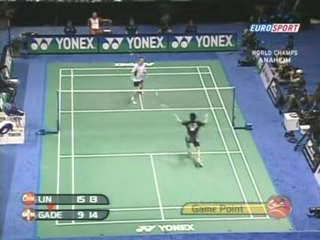
%> input picture labs/lab7/petergade.png, 321 x 240 px
$ octave main.m   (GNU Octave 9; MATLAB toolbox functions it lacks are replaced by stand-ins)
%> lines starting %> are read from the running program, lines starting %| are printed output that depends on the picture
### labs/lab7/Film.m
function [x,y,P,Lines]=Film(nFrames,Draw)
%> called with nFrames = 10, Draw = 1

if(Draw)
   close all
end


%[P,Lines]=Hus(Draw);
[P,Lines]=Hus;
nPoints=size(P,2);

x=zeros(nFrames,nPoints);
y=zeros(nFrames,nPoints);

Tfrom=[-10;-30;2];
Tto=[-30;-10;2];
T=zeros(3,nFrames);


for cFrame=1:nFrames
   alpha=(cFrame-1)/(nFrames-1);
   T(:,cFrame)=Tfrom+(Tto-Tfrom)*alpha+[-20;-20;-20]*(alpha*alpha-alpha);

   V=[1.5 1.2 2]+[0 0.1 0]*alpha+[1 0 0]*(alpha^2-alpha);
	R=Rot(V*pi);
   [x(cFrame,:),y(cFrame,:)]=Project(P,T(:,cFrame),R);
end

for cFrame=1:nFrames
  	alpha=(cFrame-1)/(nFrames-1);

   V=[1.5 1.2 2]+[0 0.1 0]*alpha+[1 0 0]*(alpha^2-alpha);
	R=Rot(V*pi);
	CamZ=-R(3,:);
end

if(Draw)
	for cFrame=1:nFrames
		figure
		DrawProjFigure(x(cFrame,:),y(cFrame,:),Lines)
   end
%> this loop made 10 passes
%> pass 1, in Film, `DrawProjFigure(x(cFrame,:),y(cFrame,:),Lines)`:
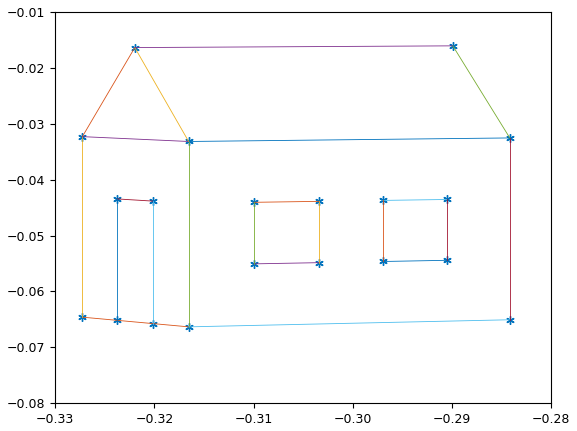
%> figure redrawn from the program's plot data
%> pass 2, in Film, `DrawProjFigure(x(cFrame,:),y(cFrame,:),Lines)`:
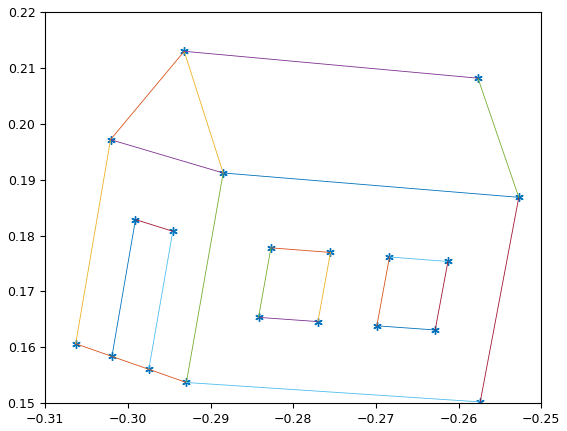
%> figure redrawn from the program's plot data
end


function [x,y]=Project(P,t,R)
temp=[R,-R*t]*[P;ones(1,size(P,2))];
x=temp(1,:)./temp(3,:);
y=temp(2,:)./temp(3,:);


function [P,Lines]=Hus()

P=[
   0 0 0
   0 1 0
   0 1 1
   0 0 1			%4
   1 0 0
   1 0 1			%6
   0 0.5 1.5
   1 0.5 1.5	%8
   0 1/3 0
   0 1/3 2/3
   0 2/3 0
   0 2/3 2/3	%12
   1/5 0 2/3
   2/5 0 2/3
   1/5 0 1/3
   2/5 0 1/3	%16
   3/5 0 2/3
   4/5 0 2/3
   3/5 0 1/3
   4/5 0 1/3	%20
];

%scale building
P=[1 0 0
   0 1 0
   0 0 1
   ]*P';

Lines=[
   1 2
   2 3
   3 4
   4 1
   1 5
   5 6
   6 4
   3 7
   4 7
   7 8
   6 8
   9 10
   10 12
   12 11
   13 14
   14 16
   16 15
   15 13
   17 18
   18 20
   20 19
   19 17
];

Lines=Lines';


function R=Rot(V);

c=cos(V);
s=sin(V);

R=zeros(3,3);

R(1,1)=c(2)*c(3);
R(2,1)=-c(2)*s(3);
R(3,1)=s(2);
R(1,2)=c(1)*s(3)+s(1)*s(2)*c(3);
R(2,2)=c(1)*c(3)-s(1)*s(2)*s(3);
R(3,2)=-s(1)*c(2);
R(1,3)=s(1)*s(3)-c(1)*s(2)*c(3);
R(2,3)=s(1)*c(3)+c(1)*s(2)*s(3);
R(3,3)=c(1)*c(2);

function DrawProjFigure(x,y,Lines)

plot(x,y,'*');

hold on
for i=1:size(Lines,2),
	plot([x(Lines(1,i)) x(Lines(2,i))],[y(Lines(1,i)) y(Lines(2,i))],'-');
end

hold off

### labs/lab7/drawline.m
function [] = drawline(l, x0, x1, y0, y1)
%> call 2 of drawline, with l = [0.419; 0.238; -0.044], x0 = -0.0844, x1 = -0.00713, y0 = 0.287, y1 = 0.371
%> in drawline (call 2), `line(X, Y, 'color', 'r');`:
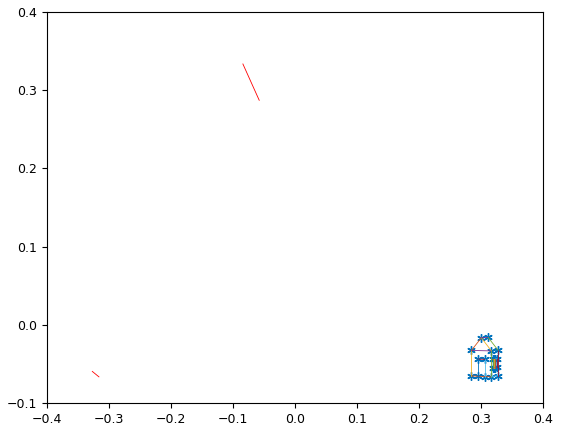
%> figure redrawn from the program's plot data
n = 0;
X = [];
Y = [];
if l(1) ~= 0,
    if (-(l(3) + l(1) * x0) / l(2) >= y0 && -(l(3) + l(1) * x0) / l(2) <= y1)
        X = [x0];
        Y = [-(l(3) + l(1) * x0) / l(2)];
        n = n + 1;
    end
    if (-(l(3) + l(1) * x1) / l(2) >= 1 && -(l(3) + l(1) * x1) / l(2) <= y1)
        X = [X, x1];
        Y = [Y, -(l(3) + l(1) * x1) / l(2)];
        n = n + 1;
    end
end
if l(2) ~= 0,
    if (n < 2 && -(l(3)+l(2)*y0)/l(1) >= x0 && -(l(3)+l(2)*y0)/l(1) <= x1)
        X = [X, -(l(3)+l(2)*y0)/l(1)];
        Y = [Y, y0];
        n = n + 1;
    end
    if (n < 2 && -(l(3)+l(2)*y1)/l(1) >= x0 && -(l(3)+l(2)*y1)/l(1) <= x1)
        X = [X, -(l(3)+l(2)*y1)/l(1)];
        Y = [Y, y1];
        n = n+1;
    end
end

line(X, Y, 'color', 'r');


end

### labs/lab7/RanLine.m
%Generates a point set wher I points lay on a noisy line, and Out are random points
function x=RanLine(In,Out)

a=(rand(1,In)-0.5)*10;
b=a*0.5+randn(1,In)*0.25;
c=randn(2,Out)*2;
x=[[a;b],c];
perm=randperm(In+Out);
x=x(:,perm);

### labs/lab7/main.m
nFrames=10; Draw=1;
[x,y,P,Lines]=Film(nFrames,Draw);

%% 8-point algo

cFrame1 = 1;
cFrame2 = 5;

B = [x(cFrame2,:)' .* x(cFrame1,:)', x(cFrame2,:)' .* y(cFrame1,:)', x(cFrame2,:)', y(cFrame2,:)' .* x(cFrame1,:)', y(cFrame2,:)' .* y(cFrame1,:)', y(cFrame2,:)', x(cFrame1,:)', y(cFrame1,:)', ones(size(x(cFrame2,:)'))];

[U,S,V] = svd(B,0);
F = reshape(V(:,9),3,3)';

l2 = F*[x(cFrame1,1); y(cFrame1,1); 1];
l1 = F'*[x(cFrame2,1); y(cFrame2,1); 1];


%% Draw epipolar line on first frame

drawline(l1, min(x(cFrame1,:)), max(x(cFrame1,:)), min(y(cFrame1,:)), max(y(cFrame1,:)));

%% Draw epipolar line on second frame

drawline(l2, min(x(cFrame2,:)), max(x(cFrame2,:)), min(y(cFrame2,:)), max(y(cFrame2,:)));

%% Ransac
prob=0.99;
data = RanLine(10,15);
thres = 1;

data = [data; ones(1, size(data, 2))];
plot(data(1,:), data(2,:), 's')
hold on

converged = false;
maxScore=0;
best=[];
n = 0;
N = inf;
while N > n,
    perm = randperm(size(data, 2));
    m = ones(3);
    m(1:3,1:2) = data(:,perm(1:2));
    l = (m'\[0;0;1])';
    inliers = (abs(l*data)/norm(l) <= thres);
    if (sum(inliers) > maxScore),
        maxScore = sum(inliers);
        best = data(:, inliers);
    end

    eps = 1-(sum(inliers)/size(data, 2));
    N = log(1-prob)/log(1 - (1 - eps)^2);
    n = n+1;
end

l = polyfit(best(1,:), best(2,:), 1);
x=[floor(min(data(1,:))), ceil(max(data(1,:)))];
plot(x,polyval(l,x))

%% 3d inference

image = imread('petergade.png');
%> image is the input picture: size 240x321x3 uint8; mean R, G, B 117.9, 141.2, 139.8
imagesc(image)
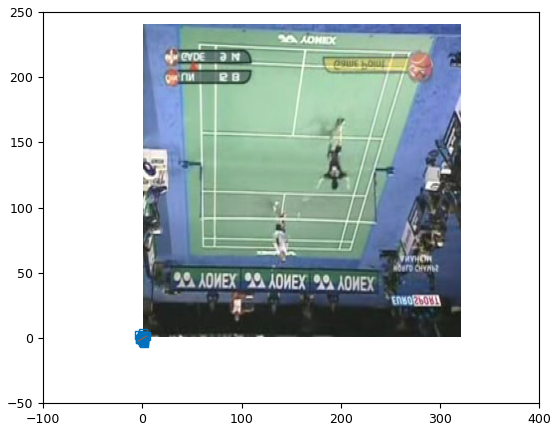
%> figure redrawn from the program's plot data

Q = [0, 6.7+1.98+3.96+0.76, 0, 6.7+1.98+3.96+0.76;
    0, 0, 6.1, 6.1];

Q = [100 * Q; ones(1, size(Q,2))];


%> (the run ends here)
